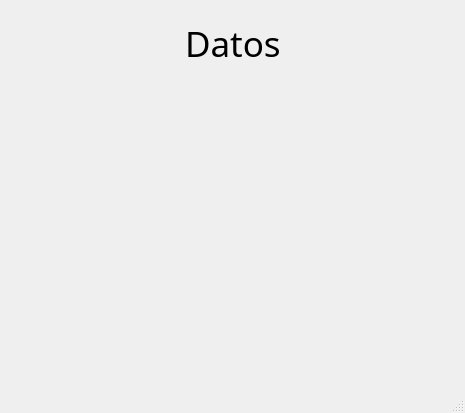
<?xml version="1.0" encoding="UTF-8"?>
<ui version="4.0">
 <class>Tabla</class>
 <widget class="QMainWindow" name="Tabla">
  <property name="geometry">
   <rect>
    <x>0</x>
    <y>0</y>
    <width>465</width>
    <height>413</height>
   </rect>
  </property>
  <property name="windowTitle">
   <string>MainWindow</string>
  </property>
  <widget class="QWidget" name="centralwidget">
   <layout class="QVBoxLayout" name="verticalLayout">
    <item>
     <widget class="QWidget" name="widget" native="true">
      <layout class="QVBoxLayout" name="verticalLayout_2">
       <item>
        <widget class="QWidget" name="widget_2" native="true">
         <property name="maximumSize">
          <size>
           <width>500</width>
           <height>50</height>
          </size>
         </property>
         <layout class="QHBoxLayout" name="horizontalLayout">
          <item>
           <spacer name="horizontalSpacer">
            <property name="orientation">
             <enum>Qt::Horizontal</enum>
            </property>
            <property name="sizeHint" stdset="0">
             <size>
              <width>40</width>
              <height>20</height>
             </size>
            </property>
           </spacer>
          </item>
          <item>
           <widget class="QLabel" name="label">
            <property name="font">
             <font>
              <family>Dubai Medium</family>
              <pointsize>26</pointsize>
             </font>
            </property>
            <property name="text">
             <string>Datos</string>
            </property>
           </widget>
          </item>
          <item>
           <spacer name="horizontalSpacer_2">
            <property name="orientation">
             <enum>Qt::Horizontal</enum>
            </property>
            <property name="sizeHint" stdset="0">
             <size>
              <width>40</width>
              <height>20</height>
             </size>
            </property>
           </spacer>
          </item>
         </layout>
        </widget>
       </item>
       <item>
        <widget class="QWidget" name="widget_3" native="true">
         <layout class="QHBoxLayout" name="horizontalLayout_2">
          <item>
           <widget class="QLabel" name="outDatos">
            <property name="font">
             <font>
              <family>Franklin Gothic Medium Cond</family>
              <pointsize>20</pointsize>
             </font>
            </property>
            <property name="styleSheet">
             <string notr="true"/>
            </property>
            <property name="text">
             <string/>
            </property>
           </widget>
          </item>
         </layout>
        </widget>
       </item>
       <item>
        <widget class="QWidget" name="widget_4" native="true">
         <property name="styleSheet">
          <string notr="true">image: url(:/recursos/recursos/imc.png);</string>
         </property>
        </widget>
       </item>
      </layout>
     </widget>
    </item>
   </layout>
  </widget>
  <widget class="QStatusBar" name="statusbar"/>
 </widget>
 <resources/>
 <connections/>
</ui>
